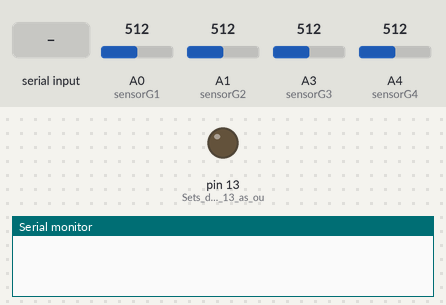
Recording of a sketch running on a simulated Arduino Uno, built with avr-gcc and run on an emulated ATmega328P. Parts: output pins drawn as LEDs (lit = HIGH), the last lines printed to the serial monitor. The test bench sets the inputs (shaded band); at power-on: A0 (sensorG1) = 512, A1 (sensorG2) = 512, A3 (sensorG3) = 512, A4 (sensorG4) = 512.

Above: at 1.2 s.
1.3 s: "0" received over Serial
At 2.5 s:
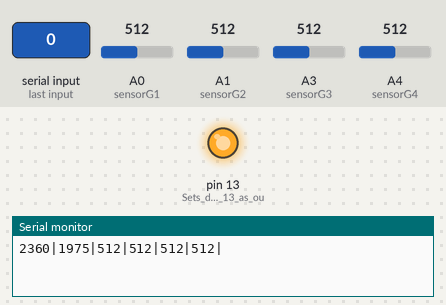
2.8 s: "1" received over Serial
4.3 s: "2" received over Serial
Timing chart, 0 to 7.3 s (numbered marks = the images above; inputs shaded):
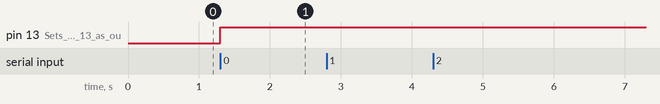

Measured:
- after the input at 1.3 s, pin 13 (Sets_digital_pin_13_as_ou): LOW → HIGH at once

The sketch:

Axle_load_12.ino
```cpp
// Calibration & Nonlinear curve
#include<EEPROM.h>

const int numReadings = 20;

int readings1[numReadings];      // the readings from the analog input
int readIndex1 = 0;              // the index of the current reading
int total1 = 0;                  // the running total
int average1 = 0;                // the average

//int readings2[numReadings];
int readIndex2 = 0;              // the index of the current reading
int total2 = 0;
int average2=0;

int readings3[numReadings];
int readIndex3 = 0;              // the index of the current reading
int total3 = 0;
int average3=0;

int readings4[numReadings];
int readIndex4 = 0;              // the index of the current reading
int total4 = 0;
int average4=0;

int total_raw=0;
int previous_raw=0;
int raw_val,new_val,data1,value;
int value1,value2,value3,value4;
int init_val1=value1;
int init_val2=value2;
int init_val3=value3;
int init_val4=value4;

word new_A1_val,new_A2_val,new_A3_val,new_A4_val;

int addr1 = 4;
int addr2 = 5;
int addr3 = 6;
int addr4 = 7;
int default0=0;

int val=value;

// CAL
char data = 0;
#define sensorG1 A0
#define sensorG2 A1
#define sensorG3 A3
#define sensorG4 A4
//Variable for storing received data
//float duration, distance;
word Faxle=0;
word Raxle=0;
word Raxle2=0;
word Raxle3=0;
word FA_distance;
word Faxle_raw,Raxle_raw,Raxle2_raw,Raxle3_raw,Faxle_raw_Avg;
int distance1_raw,distance2_raw,distance3_raw,distance4_raw;
int distance1_raw1,distance2_raw1,distance3_raw1,distance4_raw1;
float distance1,distance2,distance3,distance4,angle1,angle2,angle3,angle4;
int inputPin = sensorG1;

void setup()
{

// CAlibration and Non Linear
val=new_val;


    Serial.begin(9600);   //Sets the baud for serial data transmission
    pinMode(13, OUTPUT);  //Sets digital pin 13 as output pin

    //pinMode(9,OUTPUT);
 pinMode(sensorG1,INPUT);
 pinMode(sensorG2,INPUT);
 pinMode(sensorG3,INPUT);
 pinMode(sensorG4,INPUT);
 pinMode(A2,INPUT);

 for (int thisReading = 0; thisReading < numReadings; thisReading++)
 {
    readings1[thisReading] = 0;

}

 for (int thisReading = 0; thisReading < numReadings; thisReading++)
 {
    readings3[thisReading] = 0;

}

 for (int thisReading = 0; thisReading < numReadings; thisReading++)
 {
    readings4[thisReading] = 0;

}
}
void loop()
{


distance1_raw1=analogRead(sensorG1);
distance2_raw=analogRead(sensorG2);
distance3_raw1=analogRead(sensorG3);
distance4_raw1=analogRead(sensorG4);

delay(10);
  //digitalWrite(9,HIGH);
/////////////////////////////////////////////////////
  //avg of analog values
  // subtract the last reading:
  total1 = total1 - readings1[readIndex1];
  // read from the sensor:
  readings1[readIndex1] = distance1_raw1;
  // add the reading to the total:
  total1 = total1 + readings1[readIndex1];
  // advance to the next position in the array:
  readIndex1 = readIndex1 + 1;

  // if we're at the end of the array...
  if (readIndex1 >= numReadings) {
    // ...wrap around to the beginning:
    readIndex1 = 0;
  }

  // calculate the average:
  average1 = total1 / numReadings;
// distance1_raw = total1 / numReadings;
 //distance1_raw= abs(distance1_raw);
 distance1_raw= average1;
  // send it to the computer as ASCII digits
 // Serial.println(average);
//////////////////////////////////////////////////////////

/////////////////////////////////////////////////////
  //avg of analog values
  // subtract the last reading:
  total3 = total3 - readings3[readIndex3];
  // read from the sensor:
  readings3[readIndex3] = distance3_raw1;
  // add the reading to the total:
  total3 = total3 + readings3[readIndex3];
  // advance to the next position in the array:
  readIndex3 = readIndex3 + 1;

  // if we're at the end of the array...
  if (readIndex3 >= numReadings) {
    // ...wrap around to the beginning:
    readIndex3 = 0;
  }

  // calculate the average:
 // average = total / numReadings;
 average3 = total3 / numReadings;

 distance3_raw= average3;
 // send it to the computer as ASCII digits
 // Serial.println(average);
//////////////////////////////////////////////////////////


/////////////////////////////////////////////////////
  //avg of analog values
  // subtract the last reading:
  total4 = total4 - readings4[readIndex4];
  // read from the sensor:
  readings4[readIndex4] = distance4_raw1;
  // add the reading to the total:
  total4 = total4 + readings4[readIndex4];
  // advance to the next position in the array:
  readIndex4 = readIndex4 + 1;

  // if we're at the end of the array...
  if (readIndex4 >= numReadings) {
    // ...wrap around to the beginning:
    readIndex4 = 0;
  }

  // calculate the average:
 // average = total / numReadings;
 //distance4_raw = total4 / numReadings;
 average4 = total4 / numReadings;
 distance4_raw= average4;
  // send it to the computer as ASCII digits
 // Serial.println(average);
//////////////////////////////////////////////////////////
//*/

angle1=map(distance1_raw,315,750,40,-40);
angle2=map(distance2_raw,315,750,40,-40);
angle3=map(distance3_raw,315,750,40,-40);
angle4=map(distance4_raw,315,750,40,-40);

//distance3=map(distance3_raw,235,950,10,0);
//distance4=map(distance4_raw,235,950,10,0);
total_raw=distance1_raw+distance3_raw+distance4_raw;

//previous_raw=
//diff_raw=


  //////////// Unloading////////////////

  //Non- Linear Multimap


  // out[] holds the values wanted in cm
  float out1[] = {5000,3825,3600,3400,3200,3100,3050,3000,2700,2360};
//float in1[]  = {345,346,348,350,351,363,365,370};
//float in1[]  = {220,250,270,272,276,280,282,300,303,308};
//float in1[]  = {210,240,250,256,268,262,290,320,323,328};
//float in1[]  = {210,240,250,256,268,262,278,290,295,300};
float in1[]  = {210,240,250,256,268,290,300,319,323,345};
 // float in1[]  = {276,280,282,300,303,315,330,350,370};
Faxle_raw = FmultiMap(distance1_raw, in1, out1, 10);

  float out4[] = {1975,3200,4000,5000,5800,6500,8500,8700};
 // float in4[]  = {634,691,705,748,758,768,790,795,840};
   float in4[]  = {650,680,705,748,758,768,790,810};
  Raxle3_raw = FmultiMap(distance4_raw, in4, out4, 8);


//Average
//Faxle=(Faxle_raw+Raxle_raw)/2;
//Faxle=Faxle_raw_Avg;

Faxle=Faxle_raw;
//Raxle=(Raxle2_raw+Raxle3_raw)/2;
Raxle=Raxle3_raw;
previous_raw=total_raw;

   if(Serial.available() > 0)      // Send data only when you receive data:
   {
      data = Serial.read();        //Read the incoming data & store into data
      //Serial.print(data);          //Print Value inside data in Serial monitor
      //Serial.print("\n");
      if(data == '0')    // Checks whether value of data is equal to 1
         {
//Faxle= 2000;
//Raxle= 1500;
Serial.print((int)Faxle);
Serial.print("|");
Serial.print((int)Raxle);
Serial.print("|");
//Serial.print((int)Raxle2);
//Serial.print("|");
//Serial.print((int)Raxle3);
//Serial.print("|");

Serial.print((int)distance1_raw);
Serial.print("|");
//Serial.print((int)distance2_raw);
Serial.print((int)distance1_raw1);
//Serial.print(default0);
Serial.print("|");
//Serial.print(default0);
Serial.print((int)distance3_raw);
//Serial.print((int)distance4_raw1);
Serial.print("|");
//Serial.print(default0);
Serial.print((int)distance4_raw);
Serial.print("|");

         digitalWrite(13, HIGH);   //If value is 1 then LED turns ON
         delay(10);
         }
      else if(data == '1')
      //  Checks whether value of data is equal to 0


         {
              //If value is 0 then LED turns OFF

//         Faxle= 2000;
//Raxle= 1500;
//Raxle2 = 3000;
Serial.print((int)Faxle);
//Serial.print((int)Faxle);
Serial.print("|");
Serial.print((int)Raxle);
Serial.print("|");
Serial.print((int)Raxle2);
Serial.print("|");


delay(20);
         }

         else if(data == '2'){
          digitalWrite(13, HIGH);    //If value is 0 then LED turns OFF

//Faxle= 2000;
//Raxle= 1500;
//Raxle2 = 3000;
//Raxle3 = 5000;
//if(Faxle>=0&&Faxle<=5000)

Serial.print((int)Faxle_raw);
//Serial.print(data);
Serial.print("|");

//else
//{
//  Serial.print((int)0);
////Serial.print(data);
//Serial.print("|");
//  }
Serial.print((int)Raxle_raw);
Serial.print("|");
Serial.print((int)Raxle2_raw);
Serial.print("|");
Serial.print((int)Raxle3_raw);
Serial.print("|");
delay(200);
          }


          else if(data == 'A')
          {
//            word Faxle=0;
//word Raxle=0;
//word Raxle2=0;
//word Raxle3=0;

    new_val=raw_val;
    raw_val=0;

    new_A1_val=distance1;
    //Faxle_raw=0;
    //emptyVal1=distance1;


          }
   }

   }

//switch (data) {
//    case 0:    // 2Axle
//      Serial.println("dark");

//if(data == '0')
//{
//Faxle=analogRead(Axle1);
//Raxle=analogRead(Axle2);
//Faxle= 2000;
//Raxle= 1500;
//Serial.print((int)Faxle);
//Serial.print("|");
//Serial.print((int)Raxle);
//digitalWrite(13,HIGH);
//delay(10);
//}


//      break;
//    case 1:    // your hand is close to the sensor
     // Serial.println("dim");

//     if(data == '1')
//     {
//Faxle= 2000;
//Raxle= 1500;
//
//Serial.print((int)Faxle);
//Serial.print("|");
//Serial.print((int)Raxle);
//Serial.print("|");
//Serial.print((int)Raxle2);
//     }
//


 // note: the in array should have increasing values
float FmultiMap(float val, float * _in, float * _out, uint8_t size)
{
  // take care the value is within range
  // val = constrain(val, _in[0], _in[size-1]);
  if (val <= _in[0]) return _out[0];
  if (val >= _in[size-1]) return _out[size-1];

  // search right interval
  uint8_t pos = 1;  // _in[0] allready tested
  while(val > _in[pos]) pos++;

  // this will handle all exact "points" in the _in array
  if (val == _in[pos]) return _out[pos];

  // interpolate in the right segment for the rest
  return (val - _in[pos-1]) * (_out[pos] - _out[pos-1]) / (_in[pos] - _in[pos-1]) + _out[pos-1];
}
```
